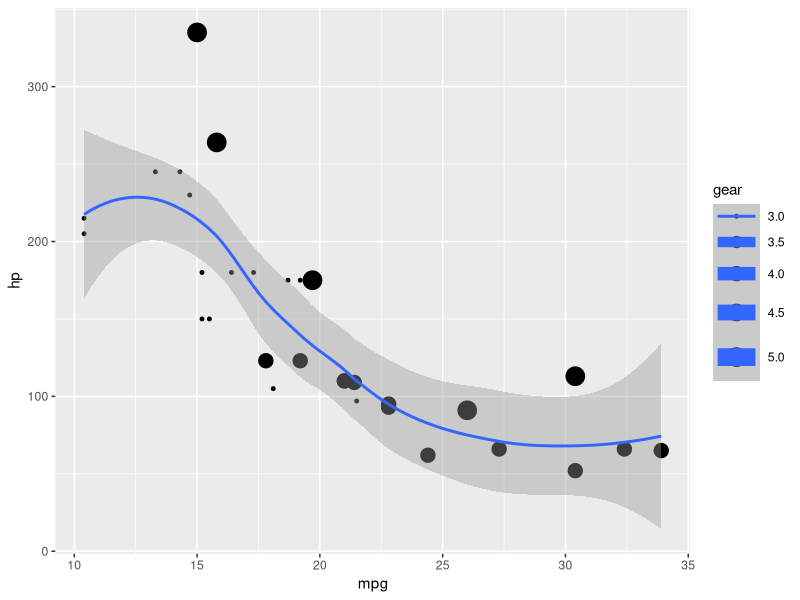

Recreate this plot in R.
## ---- chunk 1
#| include: false
library(tidyverse)  
library(knitr)
## ---- chunk 2
#| fig-align: center
ggplot(mtcars,
       aes(mpg, hp, size = gear)) +
  geom_point() +
  geom_smooth()
## ---- chunk 3
kable(head(cars))
